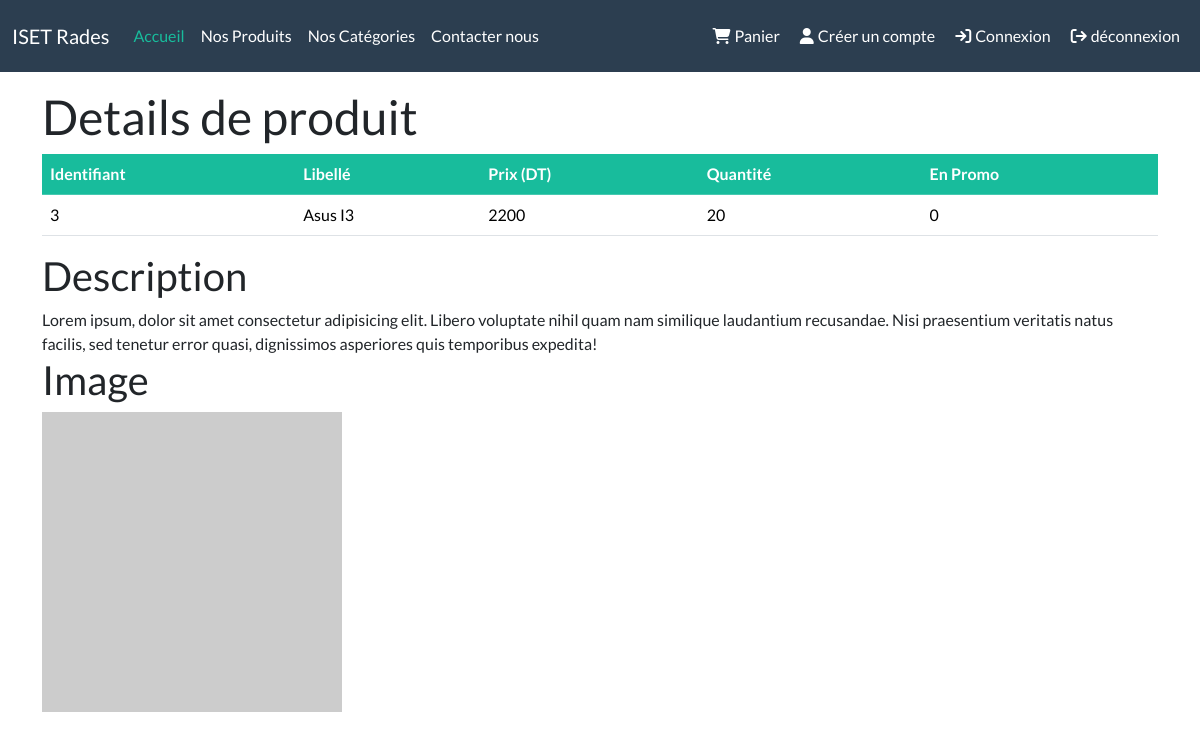
The app's page /detail_produit.php?id=3 with its own data.
### tables this page shows
CREATE TABLE `produit` (
  `id` int(11) NOT NULL,
  `libelle` varchar(255) NOT NULL,
  `prix` decimal(10,0) NOT NULL,
  `qte` int(11) NOT NULL,
  `description` text DEFAULT NULL,
  `image` varchar(255) NOT NULL,
  `promo` tinyint(1) NOT NULL
);

### detail_produit.php (the view, shortened to what this page needs)
<?php
echo "<h1>Details de produit</h1>";
require_once "config/connexion.php";
if (isset($_GET['id'])) {
    $id = $_GET['id'];
}
$sql = "select * from produit where id=$id ";
$res = $connexion->query($sql);
if ($res) {
    $liste=$res->fetchAll(PDO::FETCH_OBJ);
    foreach ($liste as $enregistrement){
    echo "<table class='table'>
        <tr class='table-success'>
            <th>Identifiant</th>
            <th>Libellé</th>
            <th>Prix (DT)</th>
            <th>Quantité </th>
            <th>En Promo</th></tr>";
            echo "<tr>";
echo  "<td>". $enregistrement->id  ."</td>";
echo  "<td>". $enregistrement->libelle  ."</td>";
    echo  "<td>". $enregistrement->prix  ."</td>";
     echo  "<td>". $enregistrement->qte ."</td>";
echo  "<td>". $enregistrement->promo     ."</td>";
echo "</tr></table>";
echo "<h2>Description</h2>";
echo  $enregistrement->description;
echo "<h2>Image</h2>";
echo "<img src='".$enregistrement->image ."'>" ;
}}
include "layout.php";

### records on screen
produit: id "3", libelle "Asus I3", prix "2200", qte "20", promo "0", description "Lorem ipsum, dolor sit amet consectetur adipisicing elit. Libero voluptate nihil quam nam similique laudantium recusandae. Nisi praesentium veritatis natus facilis, sed tenetur error quasi, dignissimos asperiores quis temporibus expedita!"
